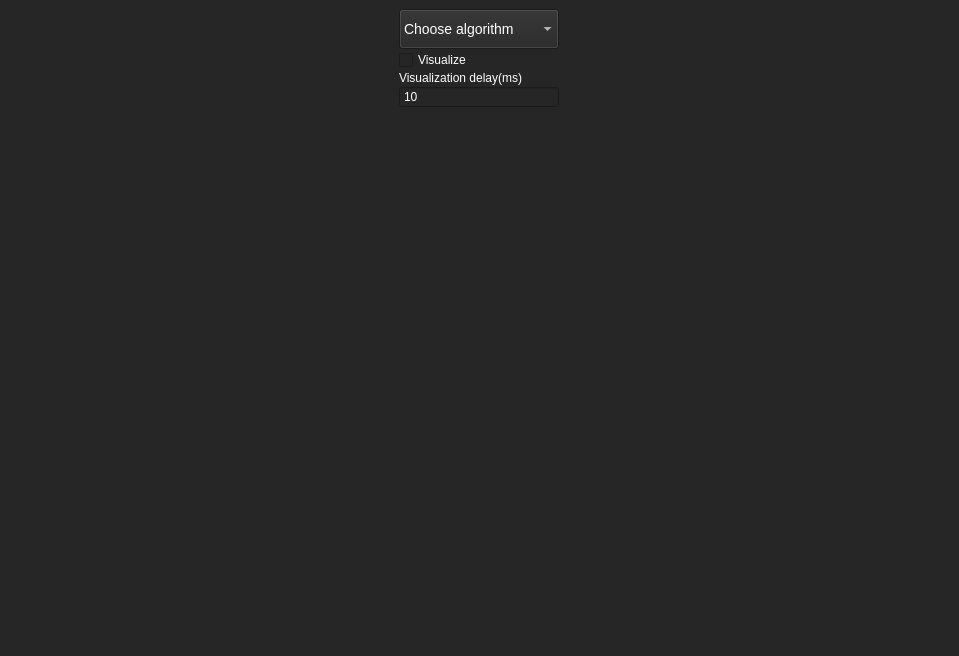
<?xml version="1.0" encoding="UTF-8"?>
<ui version="4.0">
 <class>MainWindow</class>
 <widget class="QMainWindow" name="MainWindow">
  <property name="geometry">
   <rect>
    <x>0</x>
    <y>0</y>
    <width>959</width>
    <height>656</height>
   </rect>
  </property>
  <property name="windowTitle">
   <string>MainWindow</string>
  </property>
  <property name="styleSheet">
   <string notr="true"/>
  </property>
  <widget class="QWidget" name="centralwidget">
   <property name="styleSheet">
    <string notr="true">background-color: #262626;
background-image: linear-gradient(to bottom right, #1a1a1a, #333333);
color: #fff;
font-family: 'Helvetica Neue', sans-serif;
</string>
   </property>
   <layout class="QHBoxLayout" name="horizontalLayout">
    <item>
     <layout class="QVBoxLayout" name="verticalLayout">
      <property name="spacing">
       <number>1</number>
      </property>
      <property name="sizeConstraint">
       <enum>QLayout::SetMaximumSize</enum>
      </property>
      <property name="leftMargin">
       <number>0</number>
      </property>
      <property name="topMargin">
       <number>0</number>
      </property>
      <item>
       <widget class="QComboBox" name="comboBox">
        <property name="sizePolicy">
         <sizepolicy hsizetype="Maximum" vsizetype="Maximum">
          <horstretch>0</horstretch>
          <verstretch>0</verstretch>
         </sizepolicy>
        </property>
        <property name="minimumSize">
         <size>
          <width>160</width>
          <height>40</height>
         </size>
        </property>
        <property name="styleSheet">
         <string notr="true">QComboBox{
	font-size: 14px;
}</string>
        </property>
        <item>
         <property name="text">
          <string>Choose algorithm</string>
         </property>
        </item>
        <item>
         <property name="text">
          <string>BFS</string>
         </property>
        </item>
        <item>
         <property name="text">
          <string>DFS</string>
         </property>
        </item>
        <item>
         <property name="text">
          <string>Dijkstra's algorithm</string>
         </property>
        </item>
        <item>
         <property name="text">
          <string>A* algorithm</string>
         </property>
        </item>
       </widget>
      </item>
      <item>
       <widget class="QCheckBox" name="checkBox">
        <property name="sizePolicy">
         <sizepolicy hsizetype="Maximum" vsizetype="Maximum">
          <horstretch>0</horstretch>
          <verstretch>0</verstretch>
         </sizepolicy>
        </property>
        <property name="minimumSize">
         <size>
          <width>0</width>
          <height>0</height>
         </size>
        </property>
        <property name="maximumSize">
         <size>
          <width>160</width>
          <height>40</height>
         </size>
        </property>
        <property name="text">
         <string>Visualize</string>
        </property>
       </widget>
      </item>
      <item>
       <widget class="QLabel" name="label">
        <property name="maximumSize">
         <size>
          <width>160</width>
          <height>16777215</height>
         </size>
        </property>
        <property name="text">
         <string>Visualization delay(ms)</string>
        </property>
       </widget>
      </item>
      <item>
       <widget class="QSpinBox" name="spinBox">
        <property name="sizePolicy">
         <sizepolicy hsizetype="Maximum" vsizetype="Maximum">
          <horstretch>0</horstretch>
          <verstretch>0</verstretch>
         </sizepolicy>
        </property>
        <property name="minimumSize">
         <size>
          <width>0</width>
          <height>0</height>
         </size>
        </property>
        <property name="maximumSize">
         <size>
          <width>160</width>
          <height>40</height>
         </size>
        </property>
        <property name="frame">
         <bool>true</bool>
        </property>
        <property name="alignment">
         <set>Qt::AlignLeading|Qt::AlignLeft|Qt::AlignVCenter</set>
        </property>
        <property name="buttonSymbols">
         <enum>QAbstractSpinBox::NoButtons</enum>
        </property>
        <property name="minimum">
         <number>1</number>
        </property>
        <property name="maximum">
         <number>5000</number>
        </property>
        <property name="singleStep">
         <number>10</number>
        </property>
        <property name="value">
         <number>10</number>
        </property>
       </widget>
      </item>
      <item>
       <spacer name="verticalSpacer">
        <property name="orientation">
         <enum>Qt::Vertical</enum>
        </property>
        <property name="sizeHint" stdset="0">
         <size>
          <width>20</width>
          <height>40</height>
         </size>
        </property>
       </spacer>
      </item>
     </layout>
    </item>
    <item>
     <layout class="QGridLayout" name="gridLayout_2"/>
    </item>
   </layout>
  </widget>
 </widget>
 <resources/>
 <connections/>
</ui>
